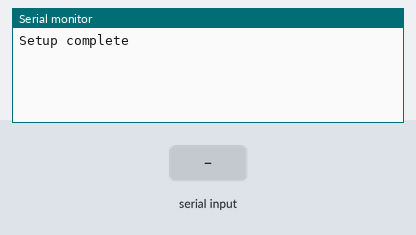
The sketch below on a simulated ESP32. Shown: the last lines printed to the serial monitor. Inputs (shaded band) come from the test bench.

Above: at 1.2 s.
1.3 s: "90,45\n" received over Serial
At 2.7 s:
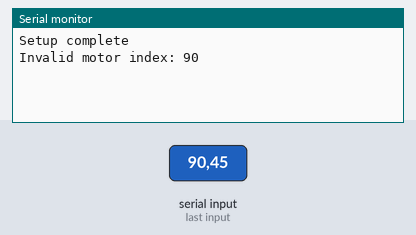
4.3 s: "30,150\n" received over Serial
At 6.7 s:
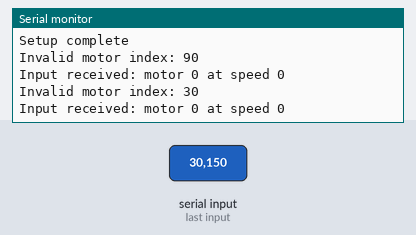

The sketch:

R2D2.ino
```cpp
#include <NewPing.h> //ultrasonic reading library
#include "motorMethods.h"

#define BAUD_RATE 115200


//TODO all of these numbers are made up
#define PIN_MOTOR_0_CONTROL_1 32
#define PIN_MOTOR_0_CONTROL_2 33
#define PIN_MOTOR_0_PWM 25
#define PIN_MOTOR_1_CONTROL_1 26
#define PIN_MOTOR_1_CONTROL_2 27
#define PIN_MOTOR_1_PWM 14

struct Motor motors[2];

void setup() {
  // put your setup code here, to run once:
  Serial.begin(BAUD_RATE); //sets up our serial printing for debugging

  //setting pins in motor structs
  motors[0] = {PIN_MOTOR_0_CONTROL_1, PIN_MOTOR_0_CONTROL_2, PIN_MOTOR_0_PWM};
  motors[1] = {PIN_MOTOR_1_CONTROL_1, PIN_MOTOR_1_CONTROL_2, PIN_MOTOR_1_PWM};

  Serial.println("Setup complete");
}

void loop() {
  // put your main code here, to run repeatedly:
  if (Serial.available() > 0) {
    //will only run this block if there is a new serial command

    // **** everything below is just sample stuff ****
    // one format for a serial control while we test the motors could be:
    // <motor index> <speed>
    // where motor index is 0 or 1
    // and speed is between (-255) and 255
      // where negative is backwards and positive is forwards
      // we can turn a negative or positive integer into the three
      // required control signals in the motor control method(s?) or right here
      // its just faster to type one thing while testing

    //read number input
    uint8_t motorIndex = Serial.parseInt();
    int16_t speed = Serial.parseInt();
    if (motorIndex != 0 && motorIndex != 1) {
      //motor index is not valid
      Serial.printf("Invalid motor index: %d\n", motorIndex);
      return; //this will just start the loop function again
    }
    if (speed > 255 || speed < -255) {
      //speed is not valid
      Serial.printf("Invalid speed: %d\n", speed);
      return;
    }

    Serial.printf("Input received: motor %d at speed %d\n", motorIndex, speed);
    setMotor(&(motors[motorIndex]), speed);
  }


  /*
  //print methods
  Serial.println("testing - print one line");
  Serial.print("testing");
  Serial.print(3);
  Serial.print(0.5);
  Serial.printf("printing a number inline: %d\n", 3);
  */

  /*
  //time methods
  unsigned long currTime = millis() //current time in ms
  delay(10); //pause for 10 ms - not seconds
  */

}
```

motorMethods.cpp
```cpp
#include "motorMethods.h"


//these are local to this file
struct Motor leftMotor;
struct Motor rightMotor;

void setMotor(struct Motor *motor, int16_t speed) {
  //TODO
}

void setLeftMotor(int8_t speed) {
  //TODO
}

void setRightMotor(int8_t speed) {
  //TODO
}
```

motorMethods.h
```cpp
#ifndef MOTOR_METHODS
#define MOTOR_METHODS
//^ keeps the definitions file from running twice

#include <stdint.h>
#include <Arduino.h>

//struct definitions are available to anyone who includes this file
struct Motor {
  uint8_t command1;
  uint8_t command2;
  uint8_t pwm;
};

//static methods are only available in this file (like private methods)
//others are available to anyone who includes this file
void setMotor(struct Motor *motor, int16_t speed);
void setLeftMotor(int8_t speed);
void setRightMotor(int8_t speed);

// this line needs to be last on the file
#endif 
```

Measured:
- after the input at 1.3 s, the serial monitor: prints a new line at once (image 1)
- after the input at 4.3 s, the serial monitor: prints a new line at once (image 2)
